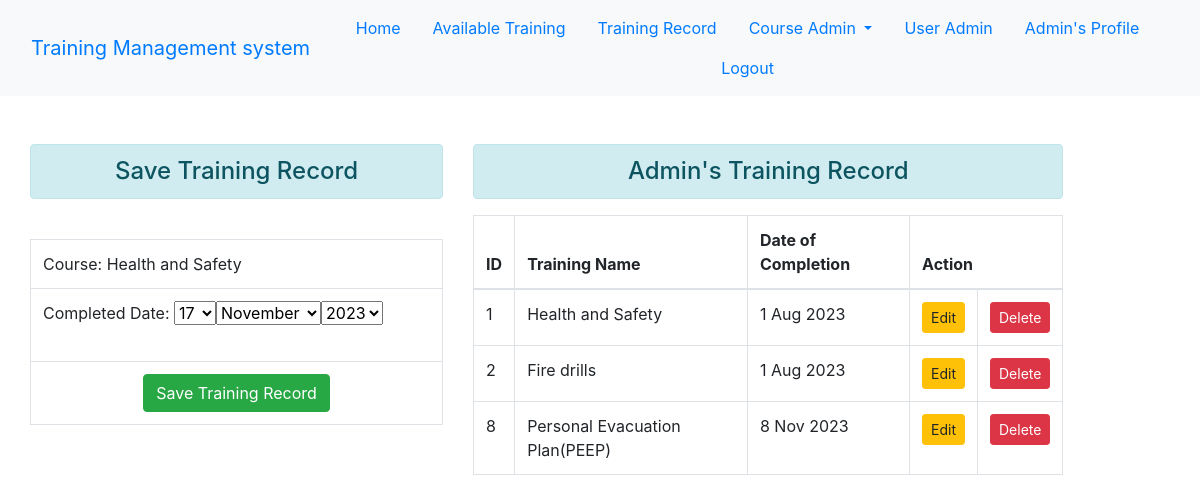
The page /training/add_training/1 (signed in) on the database as committed earlier.
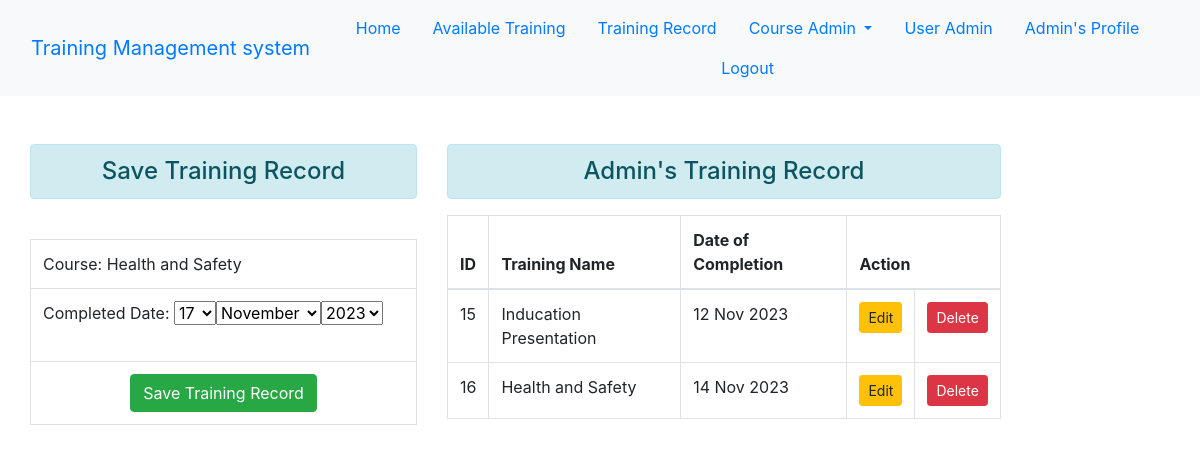
The same page on the database as committed later.
### trainingapp/models.py (models this page shows)
class TrainingRecord(models.Model):
    training_id = models.ForeignKey(CourseGroupSyllabus, verbose_name="Course Syllabus Id", on_delete=models.CASCADE )
    employee_id = models.ForeignKey(User, verbose_name="User Id", on_delete= models.CASCADE)
    completed_on = models.DateField()

### courseapp/models.py (models this page shows, shortened)
class CourseGroupSyllabus(models.Model):
    course_id = models.ForeignKey("CourseDetails", verbose_name="Course Id", on_delete=models.CASCADE)
    course_group_id = models.ForeignKey("CourseGroup", verbose_name="Group Id", on_delete=models.CASCADE)
    course_interval = models.IntegerField(choices=CourseInterval.choices(), default = CourseInterval.ONE_OFF )
    course_mandatory = models.BooleanField(default=False)
    def __str__(self):
        return self.course_id.course_name

class CourseDetails(models.Model):
    course_name = models.CharField(max_length=100, unique=True, blank=False)
    course_link = models.URLField(verbose_name="Course Link", max_length=1000, unique=True, blank=False)
    course_desc = models.TextField(blank=True)

### trainingapp/views.py (the view)
# urls.py: path('add_training/<int:syllabus_id>', views.add_training, name='add_training'),
@login_required
def add_training(request, syllabus_id):
    if request.user.is_authenticated:
        syllabus = get_object_or_404(CourseGroupSyllabus, id=syllabus_id)
        if request.method == "POST":
            form = StaffTrainingRecordForm(request.POST)
            if form.is_valid():
                new_record = form.save(commit=False)
                new_record.training_id = syllabus
                new_record.employee_id = request.user
                if TrainingRecord.objects.filter(training_id = new_record.training_id, employee_id = new_record.employee_id, completed_on = new_record.completed_on).exists():
                    messages.info(request, "Record already exists!")
                else:
                    new_record.save()
                    messages.success(request, "Record successfully Added!")
        else:
            form = StaffTrainingRecordForm()
        training = TrainingRecord.objects.filter(employee_id=request.user)
        return render(request, 'trainingapp/add_training.html', {'syllabus': syllabus, 'form':form, 'training':training})
    else:
        return HttpResponseRedirect('/login/')

### trainingapp/forms.py
class StaffTrainingRecordForm(forms.ModelForm):
    today = date.today()
    completed_on = forms.DateField(label='Completed Date',
                                   widget=forms.SelectDateWidget(years=range(today.year-2, today.year+1)),
                                   initial=today )
    class Meta:
        model = models.TrainingRecord
        fields = ['completed_on']

### trainingapp/templates/trainingapp/add_training.html (shortened to what this page needs)
{% extends 'enrollapp/base.html' %}
{% block content %}
    <div class="row">
        <div class="col-sm-5">
            <h4 class="text-center alert alert-info"> Save Training Record </h4>
            <br/>
                    {% if syllabus%}
                        <form action="" method="POST">
                            <table class="table table-bordered">
                                <tr>
                                    <td>
                                        Course: {{syllabus}}
                                    </td>
                                </tr>
                                 <tr>
                                    <td>{{form.as_p}}</td>
                                </tr>
                                <tr>
                                    <td colspan="3"> <center>
                                        <input type="submit" class="btn btn-success" name="SaveTraining" value="Save Training Record">
                                        </center>
                                    </td>
                                </tr>
                            </table>
                        </form>
                    {%else %}
                        <h4> No Records!<h4>
                    {%endif%}
        </div>
        <div class="col-sm-7">
            <h4 class="text-center alert alert-info"> {{user.username}}'s Training Record </h4>
            {% if training%}
                <table class="table table-hover table-bordered">
                    <thead>
                        <tr>
                            <th scope="col"> ID</th>
                            <th scope="col">Training Name </th>
                            <th scope="col">Date of Completion </th>
                            <th scope="col" colspan="2">Action</th>
                        </tr>
                    </thead>
                    <tbody>
                        {% for tr in training%}
                        <tr>
                            <td scope="row">{{tr.id}}</td>
                            <td scope="row">{{tr.training_id}}</td>
                            <td scope="row">{{tr.completed_on}}</td>
                            <td>
                                <a href = "{% url 'update_training' tr.id %}" class="btn btn-warning btn-sm">Edit</a>
                            </td>
                            <td>
                                <form action ="{% url 'delete_training' tr.id %}" method="post" class="d-inline">
                                    <input type="submit" class="btn btn-danger btn-sm" onclick='confirm("Are you sure to delete this record?")' value="Delete">
                                </form>
                            </td>
                        </tr>
                        {% endfor %}
                    </tbody>
                </table>
            {% endif %}
        </div>
    </div>
{% endblock content %}

Rows that differ between the two databases and show on the page:
removed TrainingRecord: id "1", training_id "Health and Safety", completed_on "1 Aug 2023"
removed TrainingRecord: id "2", training_id "Fire drills", completed_on "1 Aug 2023"
removed TrainingRecord: id "8", training_id "Personal Evacuation Plan(PEEP)", completed_on "8 Nov 2023"
added TrainingRecord: id "15", training_id "Inducation Presentation", completed_on "12 Nov 2023"
added TrainingRecord: id "16", training_id "Health and Safety", completed_on "14 Nov 2023"
